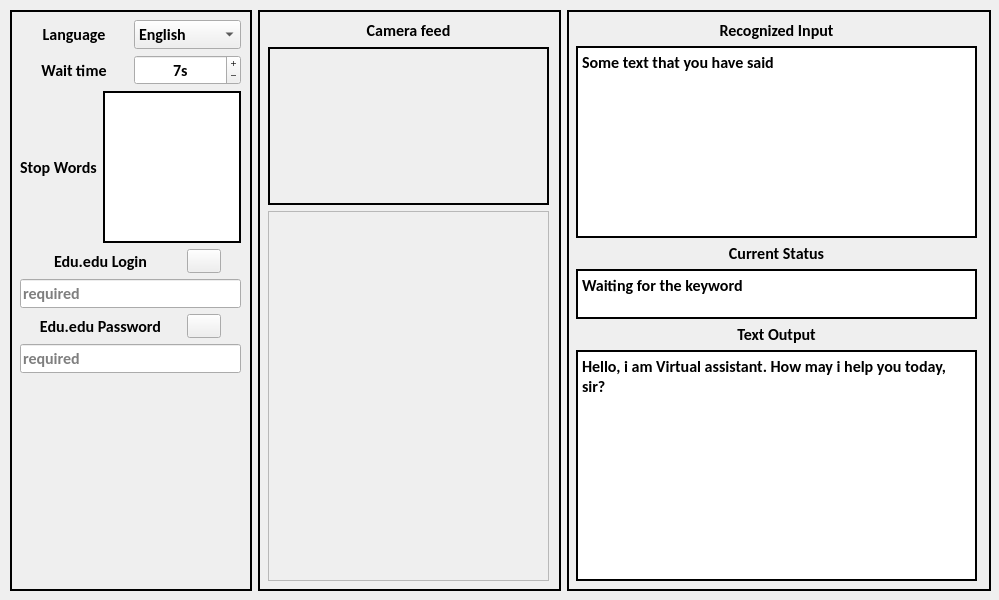
<?xml version="1.0" encoding="UTF-8"?>
<ui version="4.0">
 <author>Neoikiru</author>
 <class>MainWindow</class>
 <widget class="QMainWindow" name="MainWindow">
  <property name="windowModality">
   <enum>Qt::NonModal</enum>
  </property>
  <property name="enabled">
   <bool>true</bool>
  </property>
  <property name="geometry">
   <rect>
    <x>0</x>
    <y>0</y>
    <width>999</width>
    <height>600</height>
   </rect>
  </property>
  <property name="sizePolicy">
   <sizepolicy hsizetype="Minimum" vsizetype="Minimum">
    <horstretch>0</horstretch>
    <verstretch>0</verstretch>
   </sizepolicy>
  </property>
  <property name="minimumSize">
   <size>
    <width>999</width>
    <height>600</height>
   </size>
  </property>
  <property name="maximumSize">
   <size>
    <width>999</width>
    <height>600</height>
   </size>
  </property>
  <property name="font">
   <font>
    <family>Calibri</family>
   </font>
  </property>
  <property name="contextMenuPolicy">
   <enum>Qt::DefaultContextMenu</enum>
  </property>
  <property name="windowTitle">
   <string>VirtualAssistant</string>
  </property>
  <property name="toolButtonStyle">
   <enum>Qt::ToolButtonIconOnly</enum>
  </property>
  <widget class="QWidget" name="centralwidget">
   <property name="enabled">
    <bool>true</bool>
   </property>
   <property name="sizePolicy">
    <sizepolicy hsizetype="Maximum" vsizetype="Maximum">
     <horstretch>0</horstretch>
     <verstretch>0</verstretch>
    </sizepolicy>
   </property>
   <property name="minimumSize">
    <size>
     <width>0</width>
     <height>600</height>
    </size>
   </property>
   <property name="maximumSize">
    <size>
     <width>16777215</width>
     <height>900</height>
    </size>
   </property>
   <widget class="QWidget" name="horizontalLayoutWidget">
    <property name="geometry">
     <rect>
      <x>10</x>
      <y>10</y>
      <width>981</width>
      <height>581</height>
     </rect>
    </property>
    <layout class="QHBoxLayout" name="horizontalLayout" stretch="4,5,7">
     <property name="sizeConstraint">
      <enum>QLayout::SetDefaultConstraint</enum>
     </property>
     <item>
      <widget class="QFrame" name="frame_3">
       <property name="sizePolicy">
        <sizepolicy hsizetype="Preferred" vsizetype="Preferred">
         <horstretch>0</horstretch>
         <verstretch>0</verstretch>
        </sizepolicy>
       </property>
       <property name="frameShape">
        <enum>QFrame::Box</enum>
       </property>
       <property name="frameShadow">
        <enum>QFrame::Plain</enum>
       </property>
       <property name="lineWidth">
        <number>2</number>
       </property>
       <widget class="QWidget" name="verticalLayoutWidget_3">
        <property name="geometry">
         <rect>
          <x>10</x>
          <y>10</y>
          <width>221</width>
          <height>561</height>
         </rect>
        </property>
        <layout class="QVBoxLayout" name="verticalLayout_3" stretch="2,2,6,2,0,2,0,8">
         <property name="spacing">
          <number>6</number>
         </property>
         <property name="sizeConstraint">
          <enum>QLayout::SetDefaultConstraint</enum>
         </property>
         <property name="leftMargin">
          <number>0</number>
         </property>
         <property name="topMargin">
          <number>0</number>
         </property>
         <property name="rightMargin">
          <number>0</number>
         </property>
         <property name="bottomMargin">
          <number>0</number>
         </property>
         <item>
          <layout class="QHBoxLayout" name="horizontalLayout_2">
           <item>
            <widget class="QLabel" name="LanguageLabel">
             <property name="font">
              <font>
               <family>Calibri</family>
               <pointsize>12</pointsize>
               <bold>true</bold>
              </font>
             </property>
             <property name="text">
              <string>Language</string>
             </property>
             <property name="textFormat">
              <enum>Qt::PlainText</enum>
             </property>
             <property name="alignment">
              <set>Qt::AlignCenter</set>
             </property>
            </widget>
           </item>
           <item>
            <widget class="QComboBox" name="LanguageComboBox">
             <property name="font">
              <font>
               <family>Calibri</family>
               <pointsize>12</pointsize>
               <bold>true</bold>
              </font>
             </property>
             <property name="currentText">
              <string>English</string>
             </property>
             <property name="currentIndex">
              <number>0</number>
             </property>
             <property name="insertPolicy">
              <enum>QComboBox::NoInsert</enum>
             </property>
             <property name="frame">
              <bool>true</bool>
             </property>
             <item>
              <property name="text">
               <string>English</string>
              </property>
             </item>
             <item>
              <property name="text">
               <string>Ukrainian</string>
              </property>
             </item>
            </widget>
           </item>
          </layout>
         </item>
         <item>
          <layout class="QHBoxLayout" name="horizontalLayout_4">
           <item>
            <widget class="QLabel" name="WaitTimeLabel">
             <property name="font">
              <font>
               <family>Calibri</family>
               <pointsize>12</pointsize>
               <bold>true</bold>
              </font>
             </property>
             <property name="text">
              <string>Wait time</string>
             </property>
             <property name="alignment">
              <set>Qt::AlignCenter</set>
             </property>
            </widget>
           </item>
           <item>
            <widget class="QSpinBox" name="WaitTimeSpinBox">
             <property name="font">
              <font>
               <family>Calibri</family>
               <pointsize>12</pointsize>
               <bold>true</bold>
              </font>
             </property>
             <property name="layoutDirection">
              <enum>Qt::LeftToRight</enum>
             </property>
             <property name="alignment">
              <set>Qt::AlignCenter</set>
             </property>
             <property name="buttonSymbols">
              <enum>QAbstractSpinBox::PlusMinus</enum>
             </property>
             <property name="suffix">
              <string>s</string>
             </property>
             <property name="prefix">
              <string/>
             </property>
             <property name="value">
              <number>7</number>
             </property>
            </widget>
           </item>
          </layout>
         </item>
         <item>
          <layout class="QHBoxLayout" name="horizontalLayout_3">
           <item>
            <widget class="QLabel" name="StopWordsLabel">
             <property name="sizePolicy">
              <sizepolicy hsizetype="Minimum" vsizetype="Minimum">
               <horstretch>0</horstretch>
               <verstretch>0</verstretch>
              </sizepolicy>
             </property>
             <property name="font">
              <font>
               <family>Calibri</family>
               <pointsize>12</pointsize>
               <bold>true</bold>
              </font>
             </property>
             <property name="text">
              <string>Stop Words</string>
             </property>
             <property name="alignment">
              <set>Qt::AlignCenter</set>
             </property>
            </widget>
           </item>
           <item>
            <widget class="QPlainTextEdit" name="StopWordsText">
             <property name="sizePolicy">
              <sizepolicy hsizetype="Preferred" vsizetype="Preferred">
               <horstretch>0</horstretch>
               <verstretch>0</verstretch>
              </sizepolicy>
             </property>
             <property name="maximumSize">
              <size>
               <width>16777215</width>
               <height>217</height>
              </size>
             </property>
             <property name="font">
              <font>
               <family>Calibri</family>
               <pointsize>12</pointsize>
               <bold>true</bold>
              </font>
             </property>
             <property name="frameShape">
              <enum>QFrame::Box</enum>
             </property>
             <property name="frameShadow">
              <enum>QFrame::Plain</enum>
             </property>
             <property name="lineWidth">
              <number>2</number>
             </property>
            </widget>
           </item>
          </layout>
         </item>
         <item>
          <layout class="QHBoxLayout" name="horizontalLayout_5" stretch="7,1">
           <property name="rightMargin">
            <number>20</number>
           </property>
           <item>
            <widget class="QLabel" name="EduLoginLabel">
             <property name="font">
              <font>
               <family>Calibri</family>
               <pointsize>12</pointsize>
               <bold>true</bold>
              </font>
             </property>
             <property name="text">
              <string>Edu.edu Login</string>
             </property>
             <property name="alignment">
              <set>Qt::AlignCenter</set>
             </property>
            </widget>
           </item>
           <item>
            <widget class="QPushButton" name="ShowLoginButton">
             <property name="sizePolicy">
              <sizepolicy hsizetype="Minimum" vsizetype="Fixed">
               <horstretch>0</horstretch>
               <verstretch>0</verstretch>
              </sizepolicy>
             </property>
             <property name="text">
              <string/>
             </property>
             <property name="icon">
              <iconset resource="resources.qrc">
               <normaloff>:/Icons/Icons/hide.png</normaloff>:/Icons/Icons/hide.png</iconset>
             </property>
             <property name="iconSize">
              <size>
               <width>25</width>
               <height>25</height>
              </size>
             </property>
            </widget>
           </item>
          </layout>
         </item>
         <item>
          <layout class="QHBoxLayout" name="horizontalLayout_7">
           <item>
            <widget class="QLineEdit" name="EduLoginLineEdit">
             <property name="font">
              <font>
               <family>Calibri</family>
               <pointsize>12</pointsize>
               <bold>true</bold>
              </font>
             </property>
             <property name="echoMode">
              <enum>QLineEdit::Password</enum>
             </property>
             <property name="placeholderText">
              <string>required</string>
             </property>
            </widget>
           </item>
          </layout>
         </item>
         <item>
          <layout class="QHBoxLayout" name="horizontalLayout_6" stretch="7,1">
           <property name="rightMargin">
            <number>20</number>
           </property>
           <item>
            <widget class="QLabel" name="EduPasswordLabel">
             <property name="font">
              <font>
               <family>Calibri</family>
               <pointsize>12</pointsize>
               <bold>true</bold>
              </font>
             </property>
             <property name="text">
              <string>Edu.edu Password</string>
             </property>
             <property name="alignment">
              <set>Qt::AlignCenter</set>
             </property>
            </widget>
           </item>
           <item>
            <widget class="QPushButton" name="ShowPassButton">
             <property name="sizePolicy">
              <sizepolicy hsizetype="Minimum" vsizetype="Fixed">
               <horstretch>0</horstretch>
               <verstretch>0</verstretch>
              </sizepolicy>
             </property>
             <property name="text">
              <string/>
             </property>
             <property name="icon">
              <iconset resource="resources.qrc">
               <normaloff>:/Icons/Icons/hide.png</normaloff>:/Icons/Icons/hide.png</iconset>
             </property>
             <property name="iconSize">
              <size>
               <width>25</width>
               <height>25</height>
              </size>
             </property>
            </widget>
           </item>
          </layout>
         </item>
         <item>
          <widget class="QLineEdit" name="EduPasswordLineEdit">
           <property name="font">
            <font>
             <family>Calibri</family>
             <pointsize>12</pointsize>
             <bold>true</bold>
            </font>
           </property>
           <property name="echoMode">
            <enum>QLineEdit::Password</enum>
           </property>
           <property name="placeholderText">
            <string>required</string>
           </property>
          </widget>
         </item>
         <item>
          <widget class="QFrame" name="frame_5">
           <property name="frameShape">
            <enum>QFrame::NoFrame</enum>
           </property>
           <property name="frameShadow">
            <enum>QFrame::Raised</enum>
           </property>
          </widget>
         </item>
        </layout>
       </widget>
      </widget>
     </item>
     <item>
      <widget class="QFrame" name="frame_2">
       <property name="frameShape">
        <enum>QFrame::Box</enum>
       </property>
       <property name="frameShadow">
        <enum>QFrame::Plain</enum>
       </property>
       <property name="lineWidth">
        <number>2</number>
       </property>
       <widget class="QWidget" name="verticalLayoutWidget_2">
        <property name="geometry">
         <rect>
          <x>10</x>
          <y>10</y>
          <width>281</width>
          <height>561</height>
         </rect>
        </property>
        <layout class="QVBoxLayout" name="verticalLayout_2" stretch="0,3,5">
         <item>
          <widget class="QLabel" name="CameraFeedLabel">
           <property name="sizePolicy">
            <sizepolicy hsizetype="Minimum" vsizetype="Minimum">
             <horstretch>0</horstretch>
             <verstretch>0</verstretch>
            </sizepolicy>
           </property>
           <property name="font">
            <font>
             <family>Calibri</family>
             <pointsize>12</pointsize>
             <bold>true</bold>
            </font>
           </property>
           <property name="text">
            <string>Camera feed</string>
           </property>
           <property name="alignment">
            <set>Qt::AlignCenter</set>
           </property>
          </widget>
         </item>
         <item>
          <widget class="QLabel" name="CameraFeed">
           <property name="sizePolicy">
            <sizepolicy hsizetype="Preferred" vsizetype="Preferred">
             <horstretch>0</horstretch>
             <verstretch>0</verstretch>
            </sizepolicy>
           </property>
           <property name="maximumSize">
            <size>
             <width>16777215</width>
             <height>158</height>
            </size>
           </property>
           <property name="frameShape">
            <enum>QFrame::Box</enum>
           </property>
           <property name="lineWidth">
            <number>2</number>
           </property>
           <property name="text">
            <string/>
           </property>
          </widget>
         </item>
         <item>
          <widget class="QFrame" name="frame_4">
           <property name="frameShape">
            <enum>QFrame::StyledPanel</enum>
           </property>
           <property name="frameShadow">
            <enum>QFrame::Raised</enum>
           </property>
          </widget>
         </item>
        </layout>
       </widget>
      </widget>
     </item>
     <item>
      <widget class="QFrame" name="frame">
       <property name="sizePolicy">
        <sizepolicy hsizetype="Preferred" vsizetype="Preferred">
         <horstretch>0</horstretch>
         <verstretch>0</verstretch>
        </sizepolicy>
       </property>
       <property name="frameShape">
        <enum>QFrame::Box</enum>
       </property>
       <property name="frameShadow">
        <enum>QFrame::Plain</enum>
       </property>
       <property name="lineWidth">
        <number>2</number>
       </property>
       <widget class="QWidget" name="verticalLayoutWidget">
        <property name="geometry">
         <rect>
          <x>9</x>
          <y>10</y>
          <width>401</width>
          <height>561</height>
         </rect>
        </property>
        <layout class="QVBoxLayout" name="verticalLayout">
         <property name="spacing">
          <number>5</number>
         </property>
         <property name="sizeConstraint">
          <enum>QLayout::SetMaximumSize</enum>
         </property>
         <property name="leftMargin">
          <number>0</number>
         </property>
         <property name="topMargin">
          <number>0</number>
         </property>
         <property name="rightMargin">
          <number>0</number>
         </property>
         <property name="bottomMargin">
          <number>0</number>
         </property>
         <item>
          <widget class="QLabel" name="RecognizedInputLabel">
           <property name="font">
            <font>
             <family>Calibri</family>
             <pointsize>12</pointsize>
             <italic>false</italic>
             <bold>true</bold>
             <underline>false</underline>
             <strikeout>false</strikeout>
             <stylestrategy>PreferDefault</stylestrategy>
             <kerning>true</kerning>
            </font>
           </property>
           <property name="frameShape">
            <enum>QFrame::NoFrame</enum>
           </property>
           <property name="text">
            <string>Recognized Input</string>
           </property>
           <property name="textFormat">
            <enum>Qt::PlainText</enum>
           </property>
           <property name="alignment">
            <set>Qt::AlignBottom|Qt::AlignHCenter</set>
           </property>
           <property name="wordWrap">
            <bool>false</bool>
           </property>
           <property name="margin">
            <number>0</number>
           </property>
          </widget>
         </item>
         <item>
          <widget class="QPlainTextEdit" name="RecognizedInputText">
           <property name="sizePolicy">
            <sizepolicy hsizetype="Preferred" vsizetype="Fixed">
             <horstretch>0</horstretch>
             <verstretch>0</verstretch>
            </sizepolicy>
           </property>
           <property name="font">
            <font>
             <family>Calibri</family>
             <pointsize>12</pointsize>
             <bold>true</bold>
            </font>
           </property>
           <property name="focusPolicy">
            <enum>Qt::NoFocus</enum>
           </property>
           <property name="layoutDirection">
            <enum>Qt::LeftToRight</enum>
           </property>
           <property name="inputMethodHints">
            <set>Qt::ImhNone</set>
           </property>
           <property name="frameShape">
            <enum>QFrame::Box</enum>
           </property>
           <property name="frameShadow">
            <enum>QFrame::Plain</enum>
           </property>
           <property name="lineWidth">
            <number>2</number>
           </property>
           <property name="readOnly">
            <bool>true</bool>
           </property>
           <property name="plainText">
            <string>Some text that you have said</string>
           </property>
           <property name="overwriteMode">
            <bool>false</bool>
           </property>
          </widget>
         </item>
         <item>
          <widget class="QLabel" name="CurrentStatusLabel">
           <property name="sizePolicy">
            <sizepolicy hsizetype="Minimum" vsizetype="Minimum">
             <horstretch>0</horstretch>
             <verstretch>0</verstretch>
            </sizepolicy>
           </property>
           <property name="font">
            <font>
             <family>Calibri</family>
             <pointsize>12</pointsize>
             <bold>true</bold>
            </font>
           </property>
           <property name="text">
            <string>Current Status</string>
           </property>
           <property name="textFormat">
            <enum>Qt::PlainText</enum>
           </property>
           <property name="alignment">
            <set>Qt::AlignCenter</set>
           </property>
          </widget>
         </item>
         <item>
          <widget class="QPlainTextEdit" name="CurrentStatusText">
           <property name="sizePolicy">
            <sizepolicy hsizetype="Preferred" vsizetype="Preferred">
             <horstretch>0</horstretch>
             <verstretch>0</verstretch>
            </sizepolicy>
           </property>
           <property name="maximumSize">
            <size>
             <width>200000</width>
             <height>50</height>
            </size>
           </property>
           <property name="font">
            <font>
             <family>Calibri</family>
             <pointsize>12</pointsize>
             <bold>true</bold>
             <stylestrategy>PreferDefault</stylestrategy>
            </font>
           </property>
           <property name="focusPolicy">
            <enum>Qt::NoFocus</enum>
           </property>
           <property name="autoFillBackground">
            <bool>false</bool>
           </property>
           <property name="inputMethodHints">
            <set>Qt::ImhNone</set>
           </property>
           <property name="frameShape">
            <enum>QFrame::Box</enum>
           </property>
           <property name="frameShadow">
            <enum>QFrame::Plain</enum>
           </property>
           <property name="lineWidth">
            <number>2</number>
           </property>
           <property name="lineWrapMode">
            <enum>QPlainTextEdit::WidgetWidth</enum>
           </property>
           <property name="readOnly">
            <bool>true</bool>
           </property>
           <property name="plainText">
            <string>Waiting for the keyword</string>
           </property>
           <property name="overwriteMode">
            <bool>false</bool>
           </property>
          </widget>
         </item>
         <item>
          <widget class="QLabel" name="TextOutputLabel">
           <property name="font">
            <font>
             <family>Calibri</family>
             <pointsize>12</pointsize>
             <bold>true</bold>
            </font>
           </property>
           <property name="text">
            <string>Text Output</string>
           </property>
           <property name="alignment">
            <set>Qt::AlignCenter</set>
           </property>
          </widget>
         </item>
         <item>
          <widget class="QPlainTextEdit" name="GeneratedOutputText">
           <property name="sizePolicy">
            <sizepolicy hsizetype="Preferred" vsizetype="Expanding">
             <horstretch>0</horstretch>
             <verstretch>0</verstretch>
            </sizepolicy>
           </property>
           <property name="font">
            <font>
             <family>Calibri</family>
             <pointsize>12</pointsize>
             <bold>true</bold>
            </font>
           </property>
           <property name="focusPolicy">
            <enum>Qt::NoFocus</enum>
           </property>
           <property name="inputMethodHints">
            <set>Qt::ImhNone</set>
           </property>
           <property name="frameShape">
            <enum>QFrame::Box</enum>
           </property>
           <property name="frameShadow">
            <enum>QFrame::Plain</enum>
           </property>
           <property name="lineWidth">
            <number>2</number>
           </property>
           <property name="midLineWidth">
            <number>0</number>
           </property>
           <property name="readOnly">
            <bool>true</bool>
           </property>
           <property name="plainText">
            <string>Hello, i am Virtual assistant. How may i help you today, sir?</string>
           </property>
          </widget>
         </item>
        </layout>
       </widget>
      </widget>
     </item>
    </layout>
   </widget>
  </widget>
 </widget>
 <resources>
  <include location="resources.qrc"/>
 </resources>
 <connections/>
</ui>
